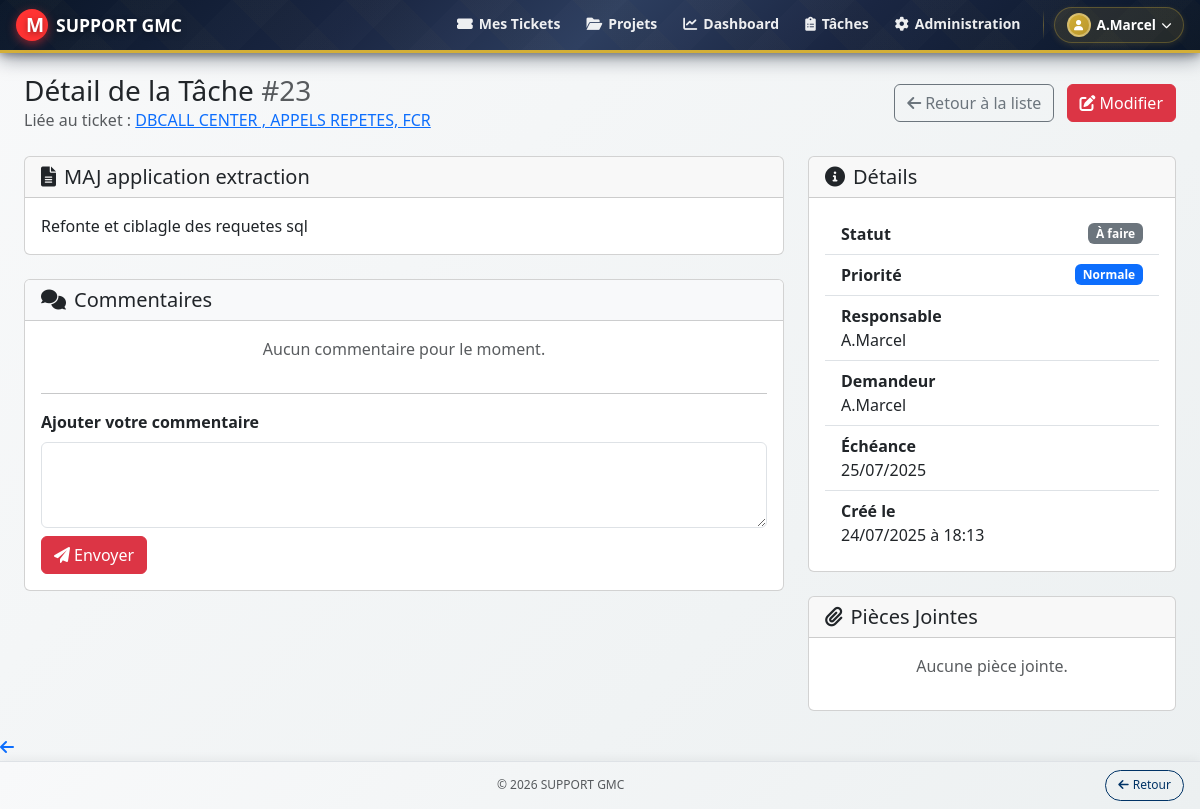
Page /task_view.php?id=23 (signed in) on the committed database.
### tables this page shows
CREATE TABLE `tasks` (
  `id` int NOT NULL,
  `ticket_id` int DEFAULT NULL,
  `title` varchar(255) NOT NULL,
  `description` text,
  `status` enum('À faire','En cours','En attente','Terminé','Annulé') DEFAULT 'À faire',
  `priority` enum('Basse','Normale','Haute','Urgente') DEFAULT 'Normale',
  `assigned_to` int NOT NULL,
  `created_by` int NOT NULL,
  `created_at` datetime DEFAULT CURRENT_TIMESTAMP,
  `updated_at` datetime DEFAULT CURRENT_TIMESTAMP ON UPDATE CURRENT_TIMESTAMP,
  `due_date` date DEFAULT NULL,
  `completed_at` datetime DEFAULT NULL,
  `specification_id` int DEFAULT NULL
);

CREATE TABLE `tickets` (
  `id` int NOT NULL,
  `title` varchar(255) NOT NULL,
  `description` text NOT NULL,
  `status` enum('Nouveau','Ouvert','En cours','Fermé','En attente','Résolu') NOT NULL DEFAULT 'Ouvert',
  `priority` enum('Basse','Moyenne','Haute','Urgente') NOT NULL DEFAULT 'Moyenne',
  `created_by_id` int NOT NULL,
  `assigned_to_id` int DEFAULT NULL,
  `country_id` int DEFAULT NULL,
  `service_id` int NOT NULL,
  `created_at` datetime DEFAULT CURRENT_TIMESTAMP,
  `updated_at` datetime DEFAULT CURRENT_TIMESTAMP ON UPDATE CURRENT_TIMESTAMP,
  `closed_at` datetime DEFAULT NULL,
  `type_id` int DEFAULT NULL
);

CREATE TABLE `users` (
  `id` int NOT NULL,
  `username` varchar(50) NOT NULL,
  `password` varchar(255) NOT NULL,
  `email` varchar(100) NOT NULL,
  `role` enum('admin','agent','client') NOT NULL,
  `country_id` int DEFAULT NULL,
  `service_id` int DEFAULT NULL,
  `created_at` datetime DEFAULT CURRENT_TIMESTAMP,
  `has_seen_tutorial` tinyint(1) DEFAULT '0',
  `reset_token` varchar(255) DEFAULT NULL,
  `reset_token_expires_at` datetime DEFAULT NULL,
  `direction_id` int DEFAULT NULL
);

### public/task_view.php (the view, shortened to what this page needs)
<?php
require_once '../config/database.php';
$user_id = $_SESSION['id'];
$is_admin = ($_SESSION['role'] === 'admin');
$task_id = isset($_GET['id']) ? (int)$_GET['id'] : 0;
$stmt = mysqli_prepare($link, "SELECT t.*, u.username as assigned_name, tk.title as ticket_title, tk.id as ticket_id, creator.username as creator_name FROM tasks t JOIN users u ON t.assigned_to = u.id JOIN tickets tk ON t.ticket_id = tk.id JOIN users creator ON t.created_by = creator.id WHERE t.id = ?");
mysqli_stmt_bind_param($stmt, 'i', $task_id);
mysqli_stmt_execute($stmt);
$result = mysqli_stmt_get_result($stmt);
$task = mysqli_fetch_assoc($result);
$stmt2 = mysqli_prepare($link, "SELECT * FROM task_attachments WHERE task_id = ?");
mysqli_stmt_bind_param($stmt2, 'i', $task_id);
mysqli_stmt_execute($stmt2);
$attachments = mysqli_fetch_all(mysqli_stmt_get_result($stmt2), MYSQLI_ASSOC);
$stmt3 = mysqli_prepare($link, "SELECT c.*, u.username FROM task_comments c JOIN users u ON c.user_id = u.id WHERE c.task_id = ? ORDER BY c.created_at ASC");
mysqli_stmt_bind_param($stmt3, 'i', $task_id);
mysqli_stmt_execute($stmt3);
$comments = mysqli_fetch_all(mysqli_stmt_get_result($stmt3), MYSQLI_ASSOC);
include '../includes/header.php';
function get_priority_badge($priority) {
    switch ($priority) {
        case 'Normale': return '<span class="badge bg-primary">Normale</span>';
    }
}
function get_status_badge($status) {
    switch ($status) {
        case 'À faire': return '<span class="badge bg-secondary">À faire</span>';
    }
}
?>
<div class="container-fluid mt-4">
    <div class="d-flex justify-content-between align-items-center mb-4">
        <div>
            <h2 class="h3 mb-0">Détail de la Tâche <span class="text-muted">#<?= $task['id'] ?></span></h2>
            <p class="text-muted mb-0">Liée au ticket : <a href="view_ticket.php?id=<?= $task['ticket_id'] ?>"><?= htmlspecialchars($task['ticket_title']) ?></a></p>
        </div>
        <div>
             <?php if ($_SESSION['role'] === 'agent'): ?>
                <a href="view_ticket.php?id=<?= $task['ticket_id'] ?>" class="btn btn-outline-secondary"><i class="fas fa-arrow-left me-1"></i>Retour au ticket</a>
            <?php else: ?>
                <a href="tasks.php" class="btn btn-outline-secondary"><i class="fas fa-arrow-left me-1"></i>Retour à la liste</a>
            <?php endif; ?>
            <?php if($is_admin || ($_SESSION['role'] === 'agent' && $task['assigned_to'] == $user_id)): ?>
                <a href="task_edit.php?id=<?= $task['id'] ?>" class="btn btn-danger ms-2"><i class="fas fa-edit me-1"></i>Modifier</a>
            <?php endif; ?>
        </div>
    </div>
    <div class="row">
        <div class="col-lg-8">
            <div class="card mb-4">
                <div class="card-header">
                    <h5 class="card-title mb-0"><i class="fas fa-file-alt me-2"></i><?= htmlspecialchars($task['title']) ?></h5>
                </div>
                <div class="card-body">
                    <p class="card-text"><?= nl2br(htmlspecialchars($task['description'])) ?></p>
                </div>
            </div>
            <div class="card mb-4">
                 <div class="card-header bg-light">
                    <h5 class="card-title mb-0"><i class="fas fa-comments me-2"></i>Commentaires</h5>
                </div>
                <div class="card-body">
                    <div class="comment-section mb-3" style="max-height: 400px; overflow-y: auto;">
                        <?php if($comments): foreach($comments as $com): ?>
                            <div class="d-flex mb-3">
                                <div class="flex-shrink-0 me-3">
                                    <i class="fas fa-user-circle fa-2x text-muted"></i>
                                </div>
                                <div class="flex-grow-1">
                                    <h6 class="mt-0 mb-1"><?= htmlspecialchars($com['username']) ?> <small class="text-muted fw-normal ms-2"><?= date('d/m/Y à H:i', strtotime($com['created_at'])) ?></small></h6>
                                    <?= nl2br(htmlspecialchars($com['comment'])) ?>
                                </div>
                            </div>
                        <?php endforeach; else: ?>
                            <p class="text-center text-muted">Aucun commentaire pour le moment.</p>
                        <?php endif; ?>
                    </div>
                    <hr>
                    <form method="post">
                        <div class="mb-2">
                            <label for="comment" class="form-label fw-bold">Ajouter votre commentaire</label>
                            <textarea name="comment" id="comment" class="form-control" rows="3" required></textarea>
                        </div>
                        <button type="submit" class="btn btn-danger"><i class="fas fa-paper-plane me-1"></i>Envoyer</button>
                    </form>
                </div>
            </div>
        </div>
        <div class="col-lg-4">
            <div class="card mb-4">
                <div class="card-header">
                    <h5 class="card-title mb-0"><i class="fas fa-info-circle me-2"></i>Détails</h5>
                </div>
                <div class="card-body">
                    <ul class="list-group list-group-flush">
                        <li class="list-group-item d-flex justify-content-between align-items-center"><strong>Statut</strong> <?= get_status_badge($task['status']) ?></li>
                        <li class="list-group-item d-flex justify-content-between align-items-center"><strong>Priorité</strong> <?= get_priority_badge($task['priority']) ?></li>
                        <li class="list-group-item"><strong>Responsable</strong><br><?= htmlspecialchars($task['assigned_name']) ?></li>
                        <li class="list-group-item"><strong>Demandeur</strong><br><?= htmlspecialchars($task['creator_name']) ?></li>
                        <li class="list-group-item"><strong>Échéance</strong><br><?= $task['due_date'] ? date('d/m/Y', strtotime($task['due_date'])) : 'N/A' ?></li>
                        <li class="list-group-item"><strong>Créé le</strong><br><?= date('d/m/Y à H:i', strtotime($task['created_at'])) ?></li>
                    </ul>
                </div>
            </div>
            <div class="card mb-4">
                <div class="card-header">
                    <h5 class="card-title mb-0"><i class="fas fa-paperclip me-2"></i>Pièces Jointes</h5>
                </div>
                <div class="card-body">
                    <?php if($attachments): ?>
                        <ul class="list-group list-group-flush">
                            <?php foreach($attachments as $att): ?>
                                <li class="list-group-item">
                                    <a href="<?= str_replace('..','',$att['filepath']) ?>" target="_blank" class="text-decoration-none">
                                        <i class="fas fa-file-download me-2"></i><?= htmlspecialchars($att['filename']) ?>
                                    </a>
                                    <small class="d-block text-muted">Ajouté le <?= date('d/m/Y', strtotime($att['uploaded_at'])) ?></small>
                                </li>
                            <?php endforeach; ?>
                        </ul>
                    <?php else: ?>
                        <p class="text-center text-muted">Aucune pièce jointe.</p>
                    <?php endif; ?>
                </div>
            </div>
        </div>
    </div>
</div>
<?php include '../includes/footer.php'; ?>

### includes/header.php (style rules this page uses)
body { padding-top: 50px; }
body { background: linear-gradient(135deg, #f8f9fa 0%, #ecf0f1 100%) !important; min-height: 100vh; background-attachment: fixed; }

### includes/footer.php (style rules this page uses)
body { padding-bottom: 50px !important; }

### rows in the picture
tasks: id "23", ticket.title "DBCALL CENTER , APPELS REPETES, FCR", title "MAJ application extraction", description "Refonte et ciblagle des requetes sql", assigned_to.username "A.Marcel", due_date "25/07/2025", created_at "24/07/2025 à 18:13"

### other values in the picture
substr($_SESSION['username'], 0, 15) "A.Marcel"
